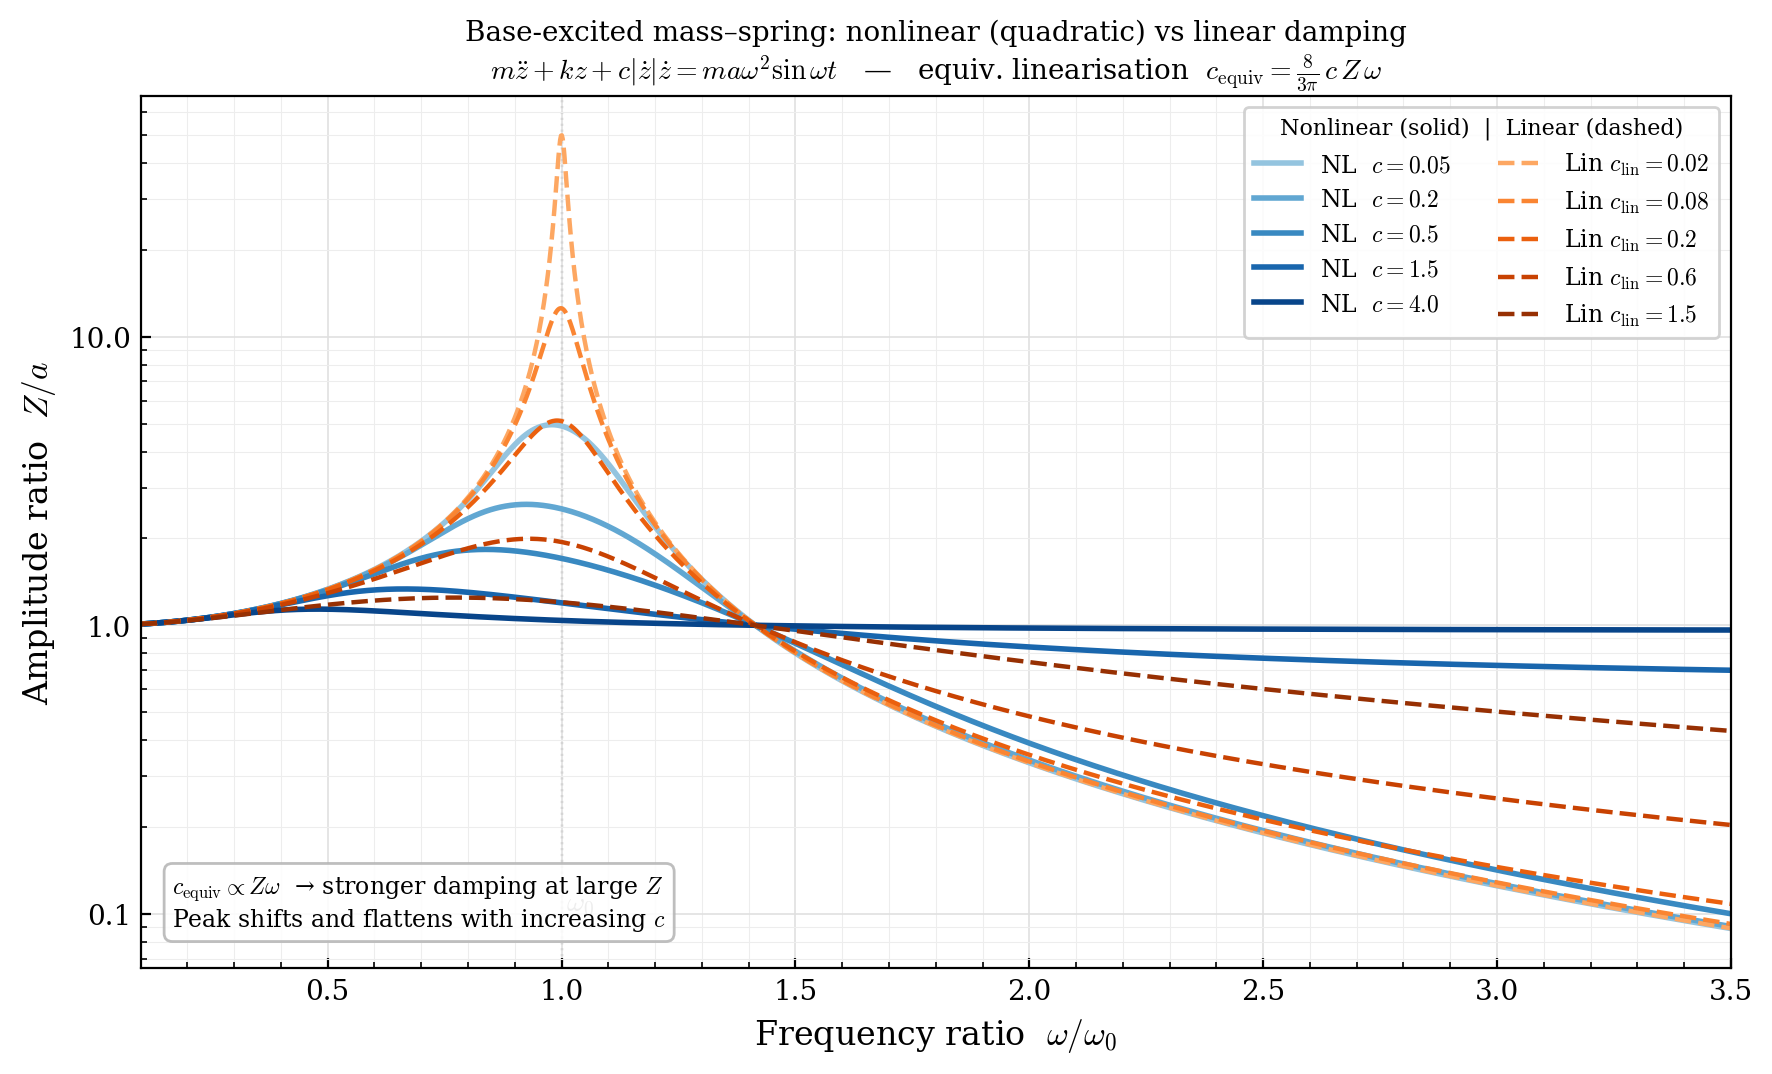

Write Python code to recreate this figure.
"""
Steady-state amplitude response: base-excited mass-spring system
with nonlinear (quadratic velocity) damping vs linear damping.

Equation of motion in relative coordinates z = x - y,
base excitation y = a sin(ωt):

    m z'' + k z + c |z'| z' = m a ω² sin(ωt)   [nonlinear]
    m z'' + k z + c_lin z'  = m a ω² sin(ωt)   [linear]

Equivalent linearisation for the quadratic damper:
    c_equiv(Z, ω) = (8/3π) c Z ω

giving an implicit equation for the relative amplitude Z(ω)
that is solved numerically at each frequency.
"""

import numpy as np
import matplotlib.pyplot as plt
import matplotlib.ticker as ticker
from scipy.optimize import brentq

# ── system parameters ─────────────────────────────────────────────────────────
m = 1.0          # kg
k = 1.0          # N/m
a = 1.0          # base excitation amplitude (m)

omega_0 = np.sqrt(k / m)   # natural frequency (rad/s)

# ── frequency sweep ───────────────────────────────────────────────────────────
omega = np.logspace(np.log10(0.1 * omega_0), np.log10(3.5 * omega_0), 2000)

# ── nonlinear damping coefficients to sweep ───────────────────────────────────
c_nl_values = [0.05, 0.2, 0.5, 1.5, 4.0]      # nonlinear c  [N·s²/m²]

# ── linear damping coefficients for comparison ────────────────────────────────
# Choose values that produce broadly similar peak suppression to the nl cases
c_lin_values = [0.02, 0.08, 0.2, 0.6, 1.5]    # linear c_lin [N·s/m]

# ── amplitude formula (shared structure) ──────────────────────────────────────
def Z_over_a(omega_val, c_eq):
    """
    Standard base-excitation relative-amplitude ratio for a given
    (possibly equivalent) linear damping coefficient c_eq.

        Z/a = sqrt(k² + (c_eq ω)²) / sqrt((k - m ω²)² + (c_eq ω)²)
    """
    num = np.sqrt(k**2 + (c_eq * omega_val)**2)
    den = np.sqrt((k - m * omega_val**2)**2 + (c_eq * omega_val)**2)
    return num / den


# ── nonlinear solve: implicit equation for Z ─────────────────────────────────
def solve_nonlinear(c_nl, omega_arr):
    """
    At each frequency find Z satisfying:
        Z = a · Z_over_a(ω, c_equiv(Z, ω))
    where  c_equiv = (8/3π) c_nl Z ω

    Rearranged to root form:
        F(Z) = Z - a · Z_over_a(ω, (8/3π) c_nl Z ω) = 0

    Strategy:
      • Use the linear solution with c_lin = 0 (undamped) as initial bracket
      • Bracket in [Z_lo, Z_hi] and use Brent's method for robustness
    """
    Z_out = np.empty_like(omega_arr)
    coeff = 8.0 / (3.0 * np.pi)

    for i, w in enumerate(omega_arr):
        def F(Z):
            if Z <= 0:
                return -a * Z_over_a(w, 0.0)   # force sign at zero
            c_eq = coeff * c_nl * Z * w
            return Z - a * Z_over_a(w, c_eq)

        # undamped amplitude as a generous upper bracket
        Z_undamped = a * abs(k / (k - m * w**2 + 1e-30))
        Z_hi = max(Z_undamped * 2.0, 20.0 * a)
        Z_lo = 1e-9 * a

        try:
            Z_out[i] = brentq(F, Z_lo, Z_hi, xtol=1e-12, rtol=1e-10)
        except ValueError:
            # fallback: if brackets have same sign, evaluate at midpoint
            Z_out[i] = (Z_lo + Z_hi) / 2.0

    return Z_out


# ── compute curves ────────────────────────────────────────────────────────────
nl_curves  = {c: solve_nonlinear(c, omega)    for c in c_nl_values}
lin_curves = {c: a * Z_over_a(omega, c)       for c in c_lin_values}

# ── plotting ──────────────────────────────────────────────────────────────────
plt.rcParams.update({
    "text.usetex":         False,
    "mathtext.fontset":    "cm",
    "font.family":         "serif",
    "font.size":           11,
    "axes.labelsize":      12,
    "axes.titlesize":      11,
    "legend.fontsize":     9,
    "xtick.labelsize":     10,
    "ytick.labelsize":     10,
    "axes.linewidth":      0.8,
    "xtick.direction":     "in",
    "ytick.direction":     "in",
    "xtick.minor.visible": True,
    "ytick.minor.visible": True,
    "figure.dpi":          150,
})

fig, ax = plt.subplots(figsize=(9, 5.5))

# nonlinear curves — blue palette
nl_colors = plt.cm.Blues(np.linspace(0.4, 0.92, len(c_nl_values)))
for color, c in zip(nl_colors, c_nl_values):
    ax.semilogy(omega / omega_0, nl_curves[c] / a,
                color=color, lw=2.0,
                label=rf'NL  $c={c}$')

# linear curves — red/orange palette, dashed
lin_colors = plt.cm.Oranges(np.linspace(0.4, 0.92, len(c_lin_values)))
for color, c in zip(lin_colors, c_lin_values):
    ax.semilogy(omega / omega_0, lin_curves[c] / a,
                color=color, lw=1.6, ls='--',
                label=rf'Lin $c_{{\rm lin}}={c}$')

# resonance marker
ax.axvline(1.0, color='0.6', lw=0.8, ls=':', zorder=0)
ax.text(1.01, ax.get_ylim()[0] * 1.5 if ax.get_ylim()[0] > 0 else 0.05,
        r'$\omega_0$', color='0.55', fontsize=10, va='bottom')

ax.set_xlabel(r'Frequency ratio  $\omega / \omega_0$')
ax.set_ylabel(r'Amplitude ratio  $Z / a$')
ax.set_title(
    'Base-excited mass–spring: nonlinear (quadratic) vs linear damping\n'
    r'$m\ddot{z} + kz + c|\dot{z}|\dot{z} = ma\omega^2\sin\omega t$'
    r'   —   equiv. linearisation  $c_{\rm equiv} = \frac{8}{3\pi}\,c\,Z\,\omega$',
    fontsize=10)

ax.set_xlim(omega[0] / omega_0, omega[-1] / omega_0)
ax.xaxis.set_major_formatter(ticker.ScalarFormatter())
ax.yaxis.set_major_formatter(ticker.ScalarFormatter())

# two-column legend: nonlinear left, linear right
handles, labels = ax.get_legend_handles_labels()
n_nl = len(c_nl_values)
leg = ax.legend(handles, labels,
                ncol=2, fontsize=8.5,
                loc='upper right',
                framealpha=0.88,
                title='Nonlinear (solid)  |  Linear (dashed)',
                title_fontsize=8)

# annotation explaining equivalent linearisation
ax.text(0.02, 0.04,
        r'$c_{\rm equiv} \propto Z\omega$  '
        '→ stronger damping at large $Z$\n'
        'Peak shifts and flattens with increasing $c$',
        transform=ax.transAxes, fontsize=8.5,
        va='bottom',
        bbox=dict(boxstyle='round,pad=0.35', fc='white', alpha=0.85, ec='0.7'))

ax.grid(which='major', color='0.88', lw=0.6)
ax.grid(which='minor', color='0.93', lw=0.4)

fig.tight_layout()
fig.savefig('magneticDamping.pdf', bbox_inches='tight')
fig.savefig('magneticDamping.png', dpi=200, bbox_inches='tight')
print("Saved magneticDamping.pdf / .png")
plt.show()
